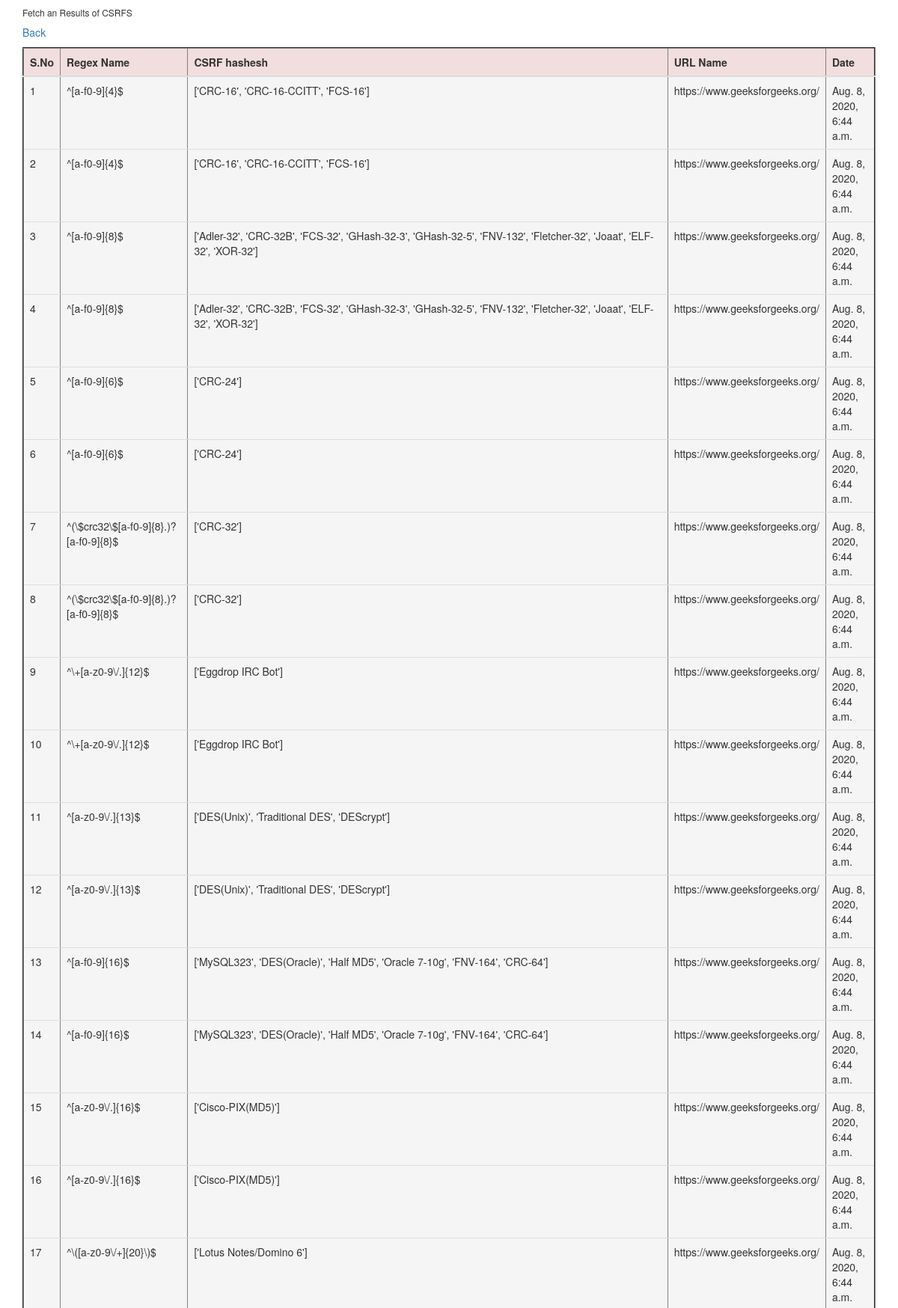
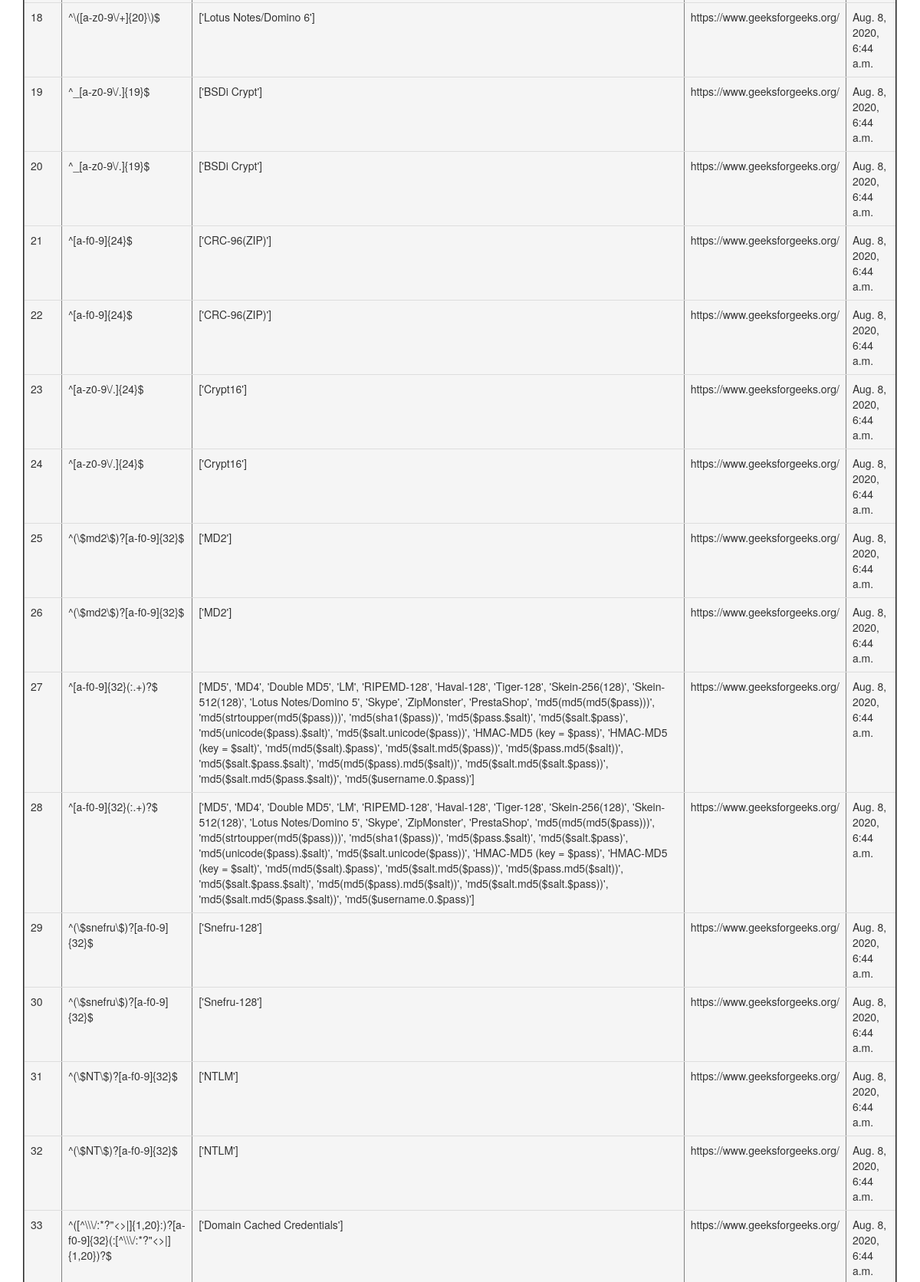
Page /adminviewallcsrfs/ (upper part) on the committed database (2 pictures, top to bottom).
### users/models.py (models this page shows, shortened)
class CSRFResponse(models.Model):
    id = models.AutoField(primary_key=True)
    regex = models.CharField(max_length=10000)
    matches = models.CharField(max_length=100000)
    urlname = models.CharField(max_length=1000)
    c_date = models.DateTimeField(auto_now_add=True)
    class Meta:
        db_table = "csrftables"

### admins/views.py (the view)
# urls.py: path("adminviewallcsrfs/", admins.adminviewallcsrfs, name="adminviewallcsrfs"),
def adminviewallcsrfs(request):
    data_list = CSRFResponse.objects.all()
    page = request.GET.get('page', 1)
    paginator = Paginator(data_list, 60)
    try:
        users = paginator.page(page)
    except PageNotAnInteger:
        users = paginator.page(1)
    except EmptyPage:
        users = paginator.page(paginator.num_pages)
    return render(request, 'admins/viewAllCSRFS.html', {'users': users})

### assets/templates/admins/viewAllCSRFS.html (shortened to what this page needs)
<!DOCTYPE html>
<html lang="en">
<head>
  <link rel="stylesheet" href="https://maxcdn.bootstrapcdn.com/bootstrap/3.4.1/css/bootstrap.min.css">
</head>
<body>
<div class="container">
                  <h6>Fetch an Results of CSRFS</h6>
    <a href="{%url 'AdminHome'%}">Back</a>
                  <p>
 <table  border="2px" class="table">
            <thead>
            <tr class="danger">
                <th scope="col">S.No</th>
                <th scope="col">Regex Name</th>
                <th scope="col">CSRF hashesh</th>
                <th scope="col">URL Name</th>
                <th scope="col">Date</th>
            </tr>
            </thead>
            <tbody>
            {% for i in users %}
            <tr scope="row" class="active">
                <td>{{forloop.counter}}</td>
                <td>{{i.regex}}</td>
                <td>{{i.matches}}</td>
                <td>{{i.urlname}}</td>
                <td>{{i.c_date}}</td>
            </tr>
            {% endfor %}
            </tbody>
        </table>
                  </p>
</div>
</body>
</html>

### rows in the picture
CSRFResponse: regex "^[a-f0-9]{4}$", matches "['CRC-16', 'CRC-16-CCITT', 'FCS-16']", urlname "https://www.geeksforgeeks.org/", c_date "Aug. 8, 2020, 6:44 a.m."
CSRFResponse: regex "^[a-f0-9]{4}$", matches "['CRC-16', 'CRC-16-CCITT', 'FCS-16']", urlname "https://www.geeksforgeeks.org/", c_date "Aug. 8, 2020, 6:44 a.m."
CSRFResponse: regex "^[a-f0-9]{8}$", matches "['Adler-32', 'CRC-32B', 'FCS-32', 'GHash-32-3', 'GHash-32-5', 'FNV-132', 'Fletcher-32', 'Joaat', 'ELF-32', 'XOR-32']", urlname "https://www.geeksforgeeks.org/", c_date "Aug. 8, 2020, 6:44 a.m."
CSRFResponse: regex "^[a-f0-9]{8}$", matches "['Adler-32', 'CRC-32B', 'FCS-32', 'GHash-32-3', 'GHash-32-5', 'FNV-132', 'Fletcher-32', 'Joaat', 'ELF-32', 'XOR-32']", urlname "https://www.geeksforgeeks.org/", c_date "Aug. 8, 2020, 6:44 a.m."
CSRFResponse: regex "^[a-f0-9]{6}$", matches "['CRC-24']", urlname "https://www.geeksforgeeks.org/", c_date "Aug. 8, 2020, 6:44 a.m."
CSRFResponse: regex "^[a-f0-9]{6}$", matches "['CRC-24']", urlname "https://www.geeksforgeeks.org/", c_date "Aug. 8, 2020, 6:44 a.m."
CSRFResponse: regex "^(\\$crc32\\$[a-f0-9]{8}.)?[a-f0-9]{8}$", matches "['CRC-32']", urlname "https://www.geeksforgeeks.org/", c_date "Aug. 8, 2020, 6:44 a.m."
CSRFResponse: regex "^(\\$crc32\\$[a-f0-9]{8}.)?[a-f0-9]{8}$", matches "['CRC-32']", urlname "https://www.geeksforgeeks.org/", c_date "Aug. 8, 2020, 6:44 a.m."
CSRFResponse: regex "^\\+[a-z0-9\\/.]{12}$", matches "['Eggdrop IRC Bot']", urlname "https://www.geeksforgeeks.org/", c_date "Aug. 8, 2020, 6:44 a.m."
CSRFResponse: regex "^\\+[a-z0-9\\/.]{12}$", matches "['Eggdrop IRC Bot']", urlname "https://www.geeksforgeeks.org/", c_date "Aug. 8, 2020, 6:44 a.m."
CSRFResponse: regex "^[a-z0-9\\/.]{13}$", matches "['DES(Unix)', 'Traditional DES', 'DEScrypt']", urlname "https://www.geeksforgeeks.org/", c_date "Aug. 8, 2020, 6:44 a.m."
CSRFResponse: regex "^[a-z0-9\\/.]{13}$", matches "['DES(Unix)', 'Traditional DES', 'DEScrypt']", urlname "https://www.geeksforgeeks.org/", c_date "Aug. 8, 2020, 6:44 a.m."
CSRFResponse: regex "^[a-f0-9]{16}$", matches "['MySQL323', 'DES(Oracle)', 'Half MD5', 'Oracle 7-10g', 'FNV-164', 'CRC-64']", urlname "https://www.geeksforgeeks.org/", c_date "Aug. 8, 2020, 6:44 a.m."
CSRFResponse: regex "^[a-f0-9]{16}$", matches "['MySQL323', 'DES(Oracle)', 'Half MD5', 'Oracle 7-10g', 'FNV-164', 'CRC-64']", urlname "https://www.geeksforgeeks.org/", c_date "Aug. 8, 2020, 6:44 a.m."
CSRFResponse: regex "^[a-z0-9\\/.]{16}$", matches "['Cisco-PIX(MD5)']", urlname "https://www.geeksforgeeks.org/", c_date "Aug. 8, 2020, 6:44 a.m."
CSRFResponse: regex "^[a-z0-9\\/.]{16}$", matches "['Cisco-PIX(MD5)']", urlname "https://www.geeksforgeeks.org/", c_date "Aug. 8, 2020, 6:44 a.m."
CSRFResponse: regex "^\\([a-z0-9\\/+]{20}\\)$", matches "['Lotus Notes/Domino 6']", urlname "https://www.geeksforgeeks.org/", c_date "Aug. 8, 2020, 6:44 a.m."
CSRFResponse: regex "^\\([a-z0-9\\/+]{20}\\)$", matches "['Lotus Notes/Domino 6']", urlname "https://www.geeksforgeeks.org/", c_date "Aug. 8, 2020, 6:44 a.m."
CSRFResponse: regex "^_[a-z0-9\\/.]{19}$", matches "['BSDi Crypt']", urlname "https://www.geeksforgeeks.org/", c_date "Aug. 8, 2020, 6:44 a.m."
CSRFResponse: regex "^_[a-z0-9\\/.]{19}$", matches "['BSDi Crypt']", urlname "https://www.geeksforgeeks.org/", c_date "Aug. 8, 2020, 6:44 a.m."
CSRFResponse: regex "^[a-f0-9]{24}$", matches "['CRC-96(ZIP)']", urlname "https://www.geeksforgeeks.org/", c_date "Aug. 8, 2020, 6:44 a.m."
CSRFResponse: regex "^[a-f0-9]{24}$", matches "['CRC-96(ZIP)']", urlname "https://www.geeksforgeeks.org/", c_date "Aug. 8, 2020, 6:44 a.m."
CSRFResponse: regex "^[a-z0-9\\/.]{24}$", matches "['Crypt16']", urlname "https://www.geeksforgeeks.org/", c_date "Aug. 8, 2020, 6:44 a.m."
CSRFResponse: regex "^[a-z0-9\\/.]{24}$", matches "['Crypt16']", urlname "https://www.geeksforgeeks.org/", c_date "Aug. 8, 2020, 6:44 a.m."
CSRFResponse: regex "^(\\$md2\\$)?[a-f0-9]{32}$", matches "['MD2']", urlname "https://www.geeksforgeeks.org/", c_date "Aug. 8, 2020, 6:44 a.m."
CSRFResponse: regex "^(\\$md2\\$)?[a-f0-9]{32}$", matches "['MD2']", urlname "https://www.geeksforgeeks.org/", c_date "Aug. 8, 2020, 6:44 a.m."
CSRFResponse: regex "^[a-f0-9]{32}(:.+)?$", matches "['MD5', 'MD4', 'Double MD5', 'LM', 'RIPEMD-128', 'Haval-128', 'Tiger-128', 'Skein-256(128)', 'Skein-512(128)', 'Lotus Notes/Domino 5', 'Skype', 'ZipMonster', 'PrestaShop', 'md5(md5(md5($pass)))', 'md5(strtoupper(md5($pass)))', 'md5(sha1($pass))', 'md5($pass.$salt)', 'md5($salt.$pass)', 'md5(unicode($pass).$salt)', 'md5($salt.unicode($pass))', 'HMAC-MD5 (key = $pass)', 'HMAC-MD5 (key = $salt)', 'md5(md5($salt).$pass)', 'md5($salt.md5($pass))', 'md5($pass.md5($salt))', 'md5($salt.$pass.$salt)', 'md5(md5($pass).md5($salt))', 'md5($salt.md5($salt.$pass))', 'md5($salt.md5($pass.$salt))', 'md5($username.0.$pass)']", urlname "https://www.geeksforgeeks.org/", c_date "Aug. 8, 2020, 6:44 a.m."
CSRFResponse: regex "^[a-f0-9]{32}(:.+)?$", matches "['MD5', 'MD4', 'Double MD5', 'LM', 'RIPEMD-128', 'Haval-128', 'Tiger-128', 'Skein-256(128)', 'Skein-512(128)', 'Lotus Notes/Domino 5', 'Skype', 'ZipMonster', 'PrestaShop', 'md5(md5(md5($pass)))', 'md5(strtoupper(md5($pass)))', 'md5(sha1($pass))', 'md5($pass.$salt)', 'md5($salt.$pass)', 'md5(unicode($pass).$salt)', 'md5($salt.unicode($pass))', 'HMAC-MD5 (key = $pass)', 'HMAC-MD5 (key = $salt)', 'md5(md5($salt).$pass)', 'md5($salt.md5($pass))', 'md5($pass.md5($salt))', 'md5($salt.$pass.$salt)', 'md5(md5($pass).md5($salt))', 'md5($salt.md5($salt.$pass))', 'md5($salt.md5($pass.$salt))', 'md5($username.0.$pass)']", urlname "https://www.geeksforgeeks.org/", c_date "Aug. 8, 2020, 6:44 a.m."
CSRFResponse: regex "^(\\$snefru\\$)?[a-f0-9]{32}$", matches "['Snefru-128']", urlname "https://www.geeksforgeeks.org/", c_date "Aug. 8, 2020, 6:44 a.m."
CSRFResponse: regex "^(\\$snefru\\$)?[a-f0-9]{32}$", matches "['Snefru-128']", urlname "https://www.geeksforgeeks.org/", c_date "Aug. 8, 2020, 6:44 a.m."
CSRFResponse: regex "^(\\$NT\\$)?[a-f0-9]{32}$", matches "['NTLM']", urlname "https://www.geeksforgeeks.org/", c_date "Aug. 8, 2020, 6:44 a.m."
CSRFResponse: regex "^(\\$NT\\$)?[a-f0-9]{32}$", matches "['NTLM']", urlname "https://www.geeksforgeeks.org/", c_date "Aug. 8, 2020, 6:44 a.m."
CSRFResponse: regex "^([^\\\\\\/:*?\"<>|]{1,20}:)?[a-f0-9]{32}(:[^\\\\\\/:*?\"<>|]{1,20})?$", matches "['Domain Cached Credentials']", urlname "https://www.geeksforgeeks.org/", c_date "Aug. 8, 2020, 6:44 a.m."
